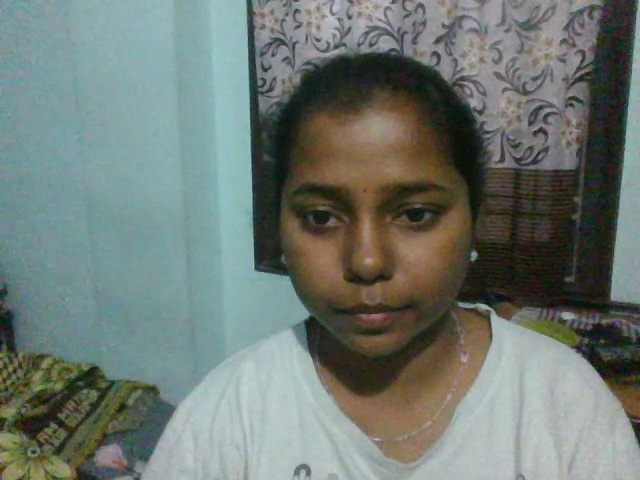
#> input picture enrollment/backend/frames/frame_104.jpg, 640 x 480 px
$ python -i recognition_service.py   (imports and definitions only)
#> lines starting #> are read from the running program, lines starting #| are printed output that depends on the picture
#> further down, picture is the input picture: shape (480, 640, 3); mean B, G, R 114.6, 121.1, 111
import cv2
import numpy as np
from services.embedding_service import get_embedding
from .vector_service import client, COLLECTION_NAME

SIMILARITY_THRESHOLD = 0.6

# Add Haar face detector
face_cascade = cv2.CascadeClassifier(
    cv2.data.haarcascades + "haarcascade_frontalface_default.xml"
)

def recognize_face(frame):
    try:
        # Detect face first
        gray = cv2.cvtColor(frame, cv2.COLOR_BGR2GRAY)
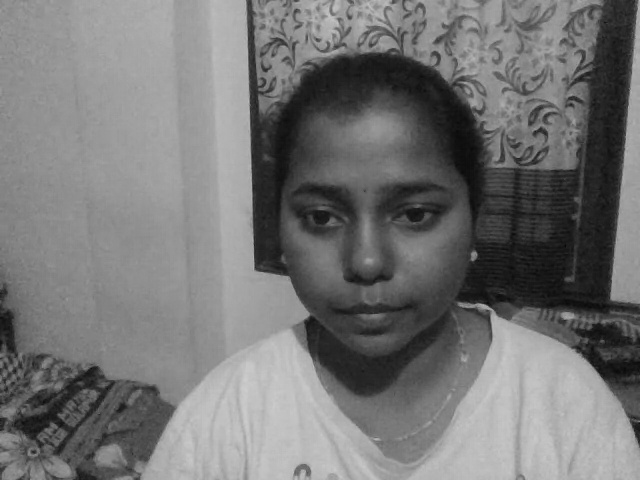
#> gray: shape (480, 640); min 7, max 205, mean 117.4
        faces = face_cascade.detectMultiScale(gray, 1.3, 5)
#> faces = [[252, 122, 229, 229]]

        if len(faces) == 0:
            return None, "No face detected"

        # Take largest face (important for webcam)
        (x, y, w, h) = sorted(faces, key=lambda f: f[2]*f[3], reverse=True)[0]
#> x = 252; y = 122; w = 229; h = 229

        face_crop = frame[y:y+h, x:x+w]
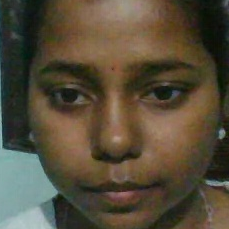
#> face_crop: shape (229, 229, 3); mean B, G, R 57.7, 76.2, 85.6

        # Convert to RGB AFTER crop
        face_rgb = cv2.cvtColor(face_crop, cv2.COLOR_BGR2RGB)

        # Now generate embedding from FACE ONLY
        embedding = get_embedding(face_rgb)

        if embedding is None:
            return None, "Embedding failed"

        # Search in Qdrant
        search_result = client.query_points(
            collection_name=COLLECTION_NAME,
            query=embedding.tolist(),
            limit=1
        )

        if not search_result.points:
            return None, "No match found"

        best_match = search_result.points[0]
        score = best_match.score

        if not search_result:
            return None, "No match found"

        best_match = search_result[0]
        score = best_match.score
        print("Best match score:", score)

        if score < SIMILARITY_THRESHOLD:
            return None, "Low confidence match"

        admission_id = best_match.payload["admission_id"]
        return {
            "admission_id": admission_id,
            "score": score
        }, "Match successful"

    except Exception as e:
        print("Recognition Error:", e)
        return None, "Recognition failed"

>>> import cv2
>>> picture = cv2.imread('../frames/frame_104.jpg')
>>> result = recognize_face(picture)

$ run again, on enrollment/backend/frames/frame_105.jpg
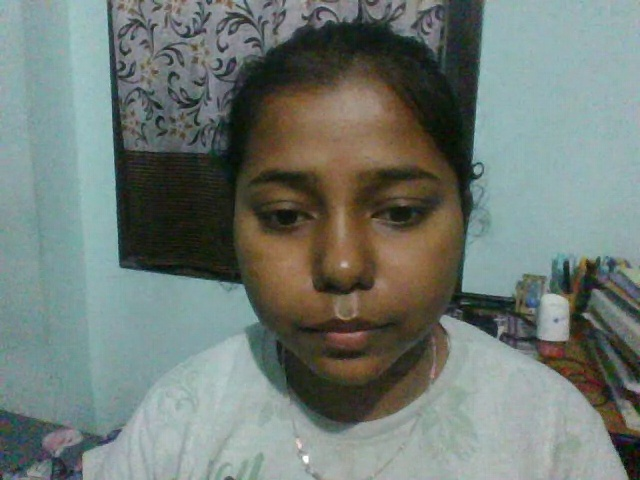
#> input picture enrollment/backend/frames/frame_105.jpg, 640 x 480 px
#> picture is the input picture: shape (480, 640, 3); mean B, G, R 116, 122.1, 112.2
#> in recognize_face, `gray = cv2.cvtColor(frame, cv2.COLOR_BGR2GRAY)`:
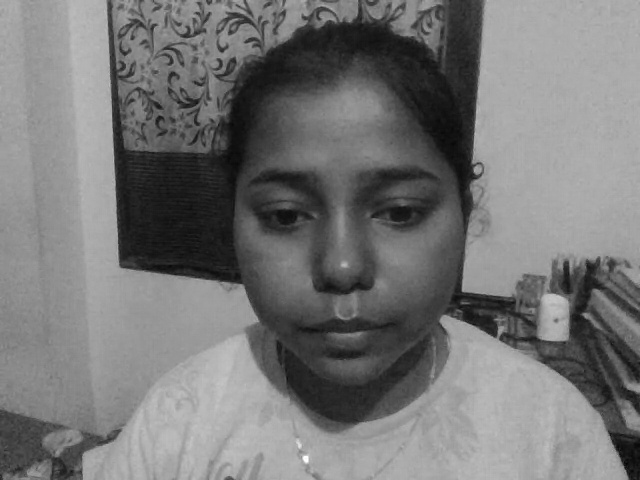
#> gray: shape (480, 640); min 4, max 254, mean 118.5
#> faces = [[205, 101, 270, 270]]
#> x = 205; y = 101; w = 270
#> in recognize_face, `face_crop = frame[y:y+h, x:x+w]`:
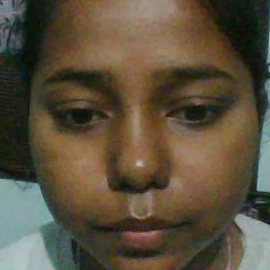
#> face_crop: shape (270, 270, 3); mean B, G, R 60.9, 79.9, 90.8
